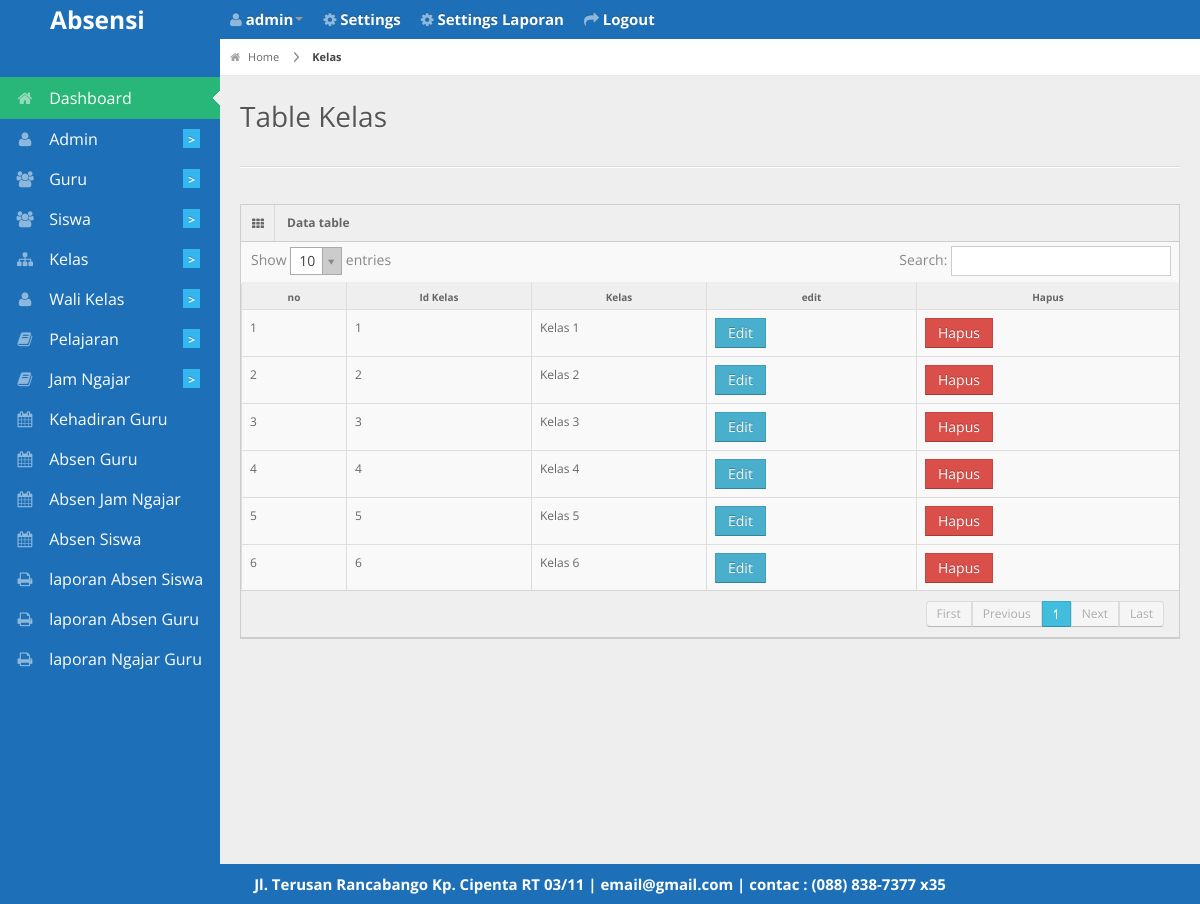
/admin/tablekelas.php (signed in), run on the app's committed database.
### tables this page shows
CREATE TABLE `kelas` (
  `id_kelas` int(11) NOT NULL,
  `nama_kelas` varchar(30) NOT NULL
);

CREATE TABLE `biodata` (
  `id_biodata` int(11) NOT NULL,
  `nama_sekolah` varchar(255) NOT NULL,
  `alamat` varchar(255) NOT NULL,
  `photo` varchar(255) NOT NULL,
  `email` varchar(255) NOT NULL,
  `telepon` varchar(20) NOT NULL,
  `kota` varchar(50) NOT NULL
);

### admin/tablekelas.php (the view, shortened to what this page needs)
<?php
 include '../db/koneksi.php';
 include '../layout/header.php'; ?>
<div id="content">
  <div id="content-header">
    <div id="breadcrumb"> <a href="http://localhost/absensi2/<?php echo $_SESSION['akses']; ?>/" title="Go to Home" class="tip-bottom"><i class="icon-home"></i> Home</a>
      <a href="http://localhost/absensi2/admin/kelas" class="current">Kelas</a> </div>
    <h1>Table Kelas</h1>
  </div>
  <div class="container-fluid">
    <hr>
    <div class="row-fluid">
      <div class="span12">
        <div class="widget-box">
          <div class="widget-title"> <span class="icon"><i class="icon-th"></i></span>
            <h5>Data table</h5>
          </div>
          <div class="widget-content nopadding">
            <table class="table table-bordered data-table">
              <thead>
                <tr>
                  <th>no</th>
                  <th>Id Kelas</th>
                  <th>Kelas</th>
                  <th>edit</th>
                  <th>Hapus</th>
              </tr>
              </thead>
              <tbody>
                <?php
                $query_tampil=mysqli_query($konek,"select * from kelas ORDER BY nama_kelas");
                $no=1; while ($data=mysqli_fetch_array($query_tampil)) {
                 ?>
                <tr class="gradeX">
                  <td><?php echo $no; ?></td>
                  <td><?php echo $data['id_kelas']; ?></td>
                  <td><?php echo $data['nama_kelas']; ?></td>
                  <td><a href="http://localhost/absensi2/admin/kelas/edit/<?PHP echo $data['id_kelas']?>"class="btn btn-info">Edit</a></td>
                  <td><a href="http://localhost/absensi2/admin/kelas/hapus/<?PHP echo $data['id_kelas']?>"class="btn btn-danger">Hapus</a></td>
                </tr>
                <?php $no++; } ?>
              </tbody>
            </table>
          </div>
        </div>
      </div>
    </div>
  </div>
</div>
<?php include '../layout/footer.php'; ?>

### layout/footer.php (shortened to what this page needs)
<div class="row-fluid">
  <div id="footer" class="span12"style="
    color: #fff;
    font-weight: bold;
    font-size: 15px;
">
     <?php echo "$header_photo[alamat] | $header_photo[email] | contac : $header_photo[telepon]"; ?> </div>
</div>
</body>
</html>

### css/matrix-style.css (style rules this page uses)
* { outline:none !important; -moz-outline: none !important; }
html, body { height:100% }
body { overflow-x: hidden; margin-top: -10px; font-family: 'Open Sans', sans-serif; font-size:12px; color:#666; }
a { color:#666; }
select, textarea, input[type="text"], input[type="password"], input[type="datetime"], input[type="datetime-local"], input[type="date"], input[type="month"], input[type="time"], input[type="week"], input[type="number"], input[type="email"], input[type="url"], input[type="search"], input[type="tel"], input[type="color"], .uneditable-input, .label, .dropdown-menu, .btn, .well, .progress, .table-bordered, .btn-group > .btn:first-child, .btn-group > .btn:last-child, .btn-group > .btn:last-child, .btn-group > .dropdown-toggle, .alert { border-radius:0px; }
.btn, textarea, input[type="text"], input[type="password"], input[type="datetime"], input[type="datetime-local"], input[type="date"], input[type="month"], input[type="time"], input[type="week"], input[type="number"], input[type="email"], input[type="url"], input[type="search"], input[type="tel"], input[type="color"], .uneditable-input { box-shadow:none; }
.progress, .progress-success .bar, .progress .bar-success, .progress-warning .bar, .progress .bar-warning, .progress-danger .bar, .progress .bar-danger, .progress-info .bar, .progress .bar-info, .btn, .btn-primary { background-image:none; }
#footer { padding:10px; text-align:center; }
hr { border-top-color:#dadada; }
#content { background: none repeat scroll 0 0 #eeeeee; margin-left: 220px; margin-right: 0; padding-bottom: 25px; position: relative; min-height:100%; width: auto; }
#content-header { position: abslute; width: 100%; margin-top: -38px; z-index: 20; }
#content-header h1 { color: #555555; font-size: 28px; font-weight: normal; float: none; text-shadow: 0 1px 0 #ffffff; margin-left: 20px; position: relative; }
#content-header h1, #content-header .btn-group { margin-top: 20px; }
#breadcrumb { background-color: #fff; border-bottom: 1px solid #e3ebed; }
#breadcrumb a { padding: 8px 20px 8px 10px; display: inline-block; background-image: url('../img/breadcrumb.png'); background-position: center right; background-repeat: no-repeat; font-size: 11px; color: #666666; }
#breadcrumb a:last-child { background-image:none; }
#breadcrumb a.current { font-weight: bold; color: #444444; }
#breadcrumb a i { margin-right: 5px; opacity: .6; }
.stat-boxes .peity_bar_good, .stat-boxes .peity_line_good, { color: #459D1C; }
.widget-box { background: none repeat scroll 0 0 #F9F9F9; border-left: 1px solid #CDCDCD; border-top: 1px solid #CDCDCD; border-right: 1px solid #CDCDCD; clear: both; margin-top: 16px; margin-bottom: 16px; position: relative; }
.widget-title, .modal-header, .table th, div.dataTables_wrapper .ui-widget-header { background:#efefef; border-bottom: 1px solid #CDCDCD; height: 36px; }
.widget-title span.icon { padding: 9px 10px 7px 11px; float: left; border-right:1px solid #dadada; }
.widget-title h5 { color: #666; float: left; font-size: 12px; font-weight: bold; padding: 12px; line-height: 12px; margin: 0; }
.widget-content { padding:15px; border-bottom: 1px solid #cdcdcd; }
.table th { height: auto; font-size: 10px; padding: 5px 10px 2px; border-bottom: 0; text-align: center; color: #666666; }
.nopadding { padding: 0 !important; }
.nopadding .table { margin-bottom: 0; }
.nopadding .table-bordered { border: 0; }

### css/matrix-media.css (style rules this page uses)
body { background: #1d70b8; }

### data on the page
kelas: id_kelas "1", nama_kelas "Kelas 1"
kelas: id_kelas "2", nama_kelas "Kelas 2"
kelas: id_kelas "3", nama_kelas "Kelas 3"
kelas: id_kelas "4", nama_kelas "Kelas 4"
kelas: id_kelas "5", nama_kelas "Kelas 5"
kelas: id_kelas "6", nama_kelas "Kelas 6"
biodata: alamat "Jl. Terusan Rancabango Kp. Cipenta RT 03/11", email "email@gmail.com", telepon "(088) 838-7377 x35"

### other printed values
$_SESSION['username'] "admin"
